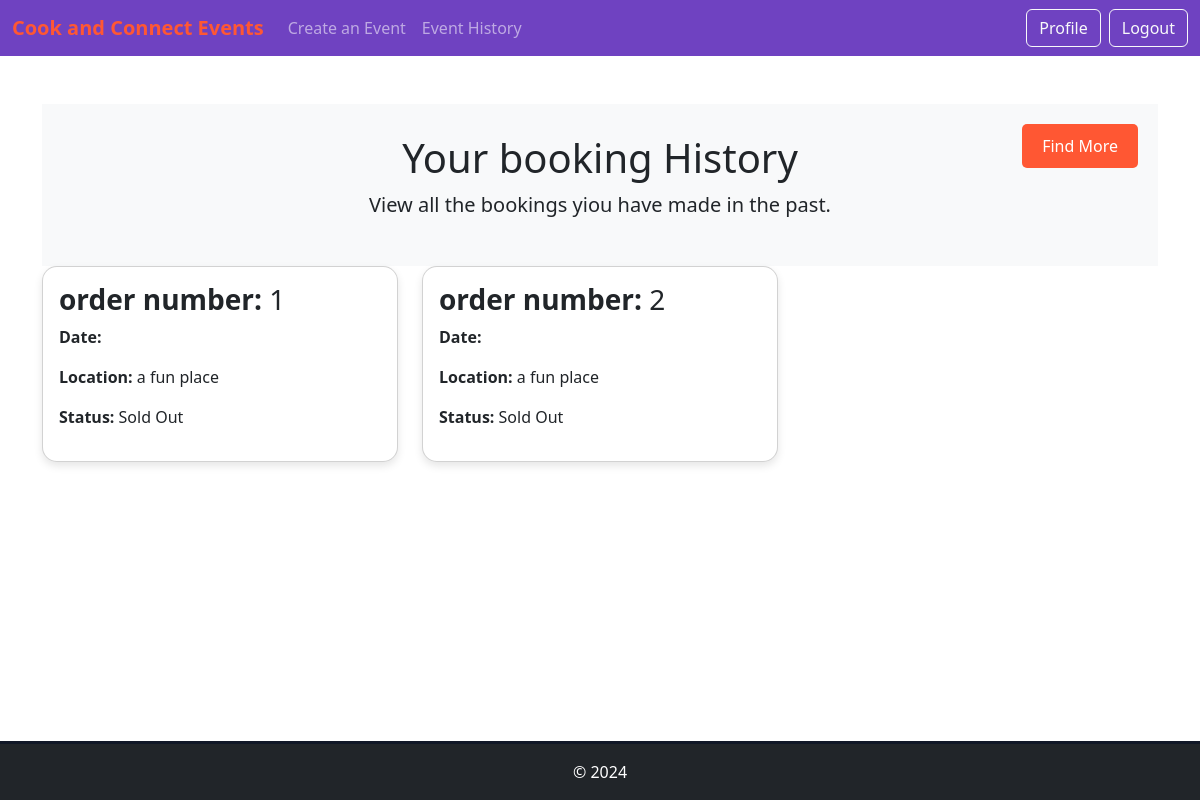
The app's page /history (signed in) with its own data.
### website/models.py (models this page shows)
class Order(db.Model):
    __tablename__ = "order"
    id = db.Column(db.Integer, primary_key=True)
    tickets = db.Column(db.Integer, nullable=False)
    event_id = db.Column(db.Integer, db.ForeignKey('events.id'))
    user_id = db.Column(db.Integer, db.ForeignKey('users.id'))

class Event(db.Model):
    __tablename__ = "events"
    id = db.Column(db.Integer, primary_key=True)
    user_id = db.Column(db.Integer, db.ForeignKey('users.id'))
    Title = db.Column(db.String(255), nullable=False)
    Description = db.Column(db.String(255), nullable=False)
    Image = db.Column(db.String(60), nullable=False, default='default.jpg')
    Start_time = db.Column(db.Time, nullable=False)
    Start_date = db.Column(db.Date, nullable=False)
    Venue = db.Column(db.String(32), nullable=False)
    Category = db.Column(db.String(32), nullable=False)
    Tickets_available = db.Column(db.Integer, nullable=False)
    Status = db.Column(db.String(32), nullable=False)
    comments = db.relationship('Comment', backref='event')
    orders = db.relationship('Order', backref='event')

### website/views.py (the view)
@main_bp.route('/history')
@login_required
def history():
    user_orders = Order.query.filter_by(user_id=current_user.id).all()
    orders = []
    for order in user_orders:
        orders.append({
            "order": order,
            "event": Event.query.filter_by(id=order.event_id).first()
            })
    return render_template('history.html', orders=orders)

### website/__init__.py (called while the page is built)
def create_app():
    app = Flask(__name__)  # this is the name of the module/package that is calling this app
    app.debug = True
    app.secret_key = 'somesecretkey'
    app.config['SQLALCHEMY_DATABASE_URI'] = 'sqlite:///sitedata.sqlite'
    db.init_app(app)
    Bootstrap5(app)
    login_manager = LoginManager()
    login_manager.login_view = 'auth.login'
    login_manager.init_app(app)
    from .models import User
    @login_manager.user_loader
    def load_user(user_id):
       return db.session.scalar(db.select(User).where(User.id==user_id))
    from . import views
    app.register_blueprint(views.main_bp)
    from . import auth
    app.register_blueprint(auth.auth_bp)
    app.config['UPLOAD_FOLDER'] = os.path.join('website', 'static', 'img')
    return app

### website/templates/history.html
{% extends "base.html" %}
{% block content %}
<div class="container my-5">
    <div class="bg-light-header text-center">
        <h1>Your booking History</h1>
        <p class="lead">View all the bookings yiou have made in the past.</p>
        <a href="{{ url_for('main.index') }}" class="btn-find-more">Find More</a>
    </div>
    {% if orders %}
        <div class="row g-4">
            {% for user_order in orders %}
                <div class="col-md-6 col-lg-4">
                    <div class="card p-3">
                        <h3 class="card-title"><strong>order number: </strong>{{ user_order.order.id }}</h3>
                        <p><strong>Date:</strong> {{ user_order.event.date }}</p>
                        <p><strong>Location:</strong> {{ user_order.event.Venue }}</p>
                        <p><strong>Status:</strong> {{ user_order.event.Status }}</p>
                    </div>
                </div>
            {% endfor %}
        </div>
    {% else %}
        <div class="no-events-message">
            No Past Events
        </div>
    {% endif %}
</div>
{% endblock %}

### website/static/style/style.css (style rules this page uses)
html { height: 100%; margin: 0; font-family: 'Poppins', sans-serif; }
.container { margin-top: 40px; }
.card { border-radius: 15px; box-shadow: 0 4px 8px rgba(0, 0, 0, 0.1); }
.bg-light-header { background-color: #f8f9fa; padding: 30px 0; position: relative; }
.btn-find-more { position: absolute; top: 20px; right: 20px; background-color: #ff5733; color: white; padding: 10px 20px; border-radius: 5px; text-decoration: none; }

### records on screen
Order: order.id "1"
Event: event.Venue "a fun place" "a fun place", event.Status "Sold Out" "Sold Out"
Order: order.id "2"
